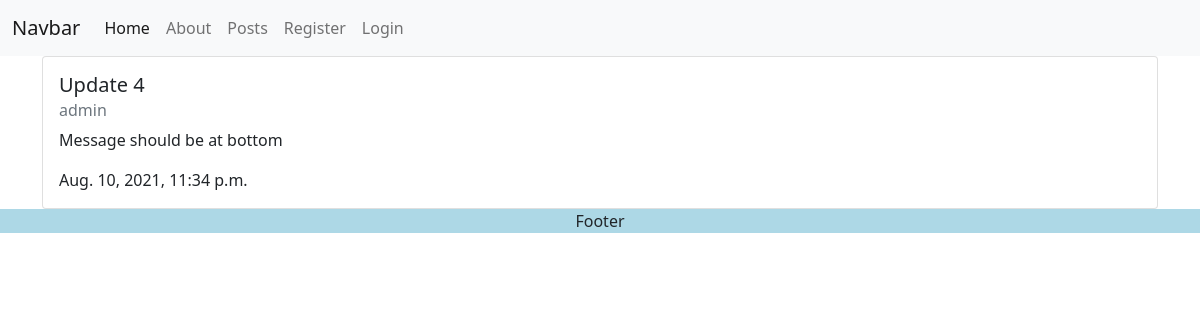
/posts/1, run on the app's committed database.
### blog/models.py (models this page shows, shortened)
class Post(models.Model):
    title = models.CharField(max_length = 255)
    author = models.ForeignKey(User, on_delete=models.CASCADE)
    content = models.TextField()
    date_posted = models.DateTimeField(auto_now_add=True)

### blog/views.py (the view)
# urls.py: path('posts/<int:post_id>', views.individualPost, name='blog-individualpost'),
def individualPost(request, post_id):
    post = Post.objects.get(id=post_id)
    context ={'p':post}
    return render(request, 'blog/individualpost.html', context)

### blog/templates/blog/individualpost.html (shortened to what this page needs)
{% extends 'blog/base.html' %}
{% block content %}
<div class="card">
    <div class="card-body">
      <h5 class="card-title">{{ p.title }}</h5>
      <h6 class="card-subtitle mb-2 text-muted">{{ p.author }}</h6>
      <p class="card-text">{{ p.content }}</p>
      <p class="card-text">{{ p.date_posted }}</p>
    </div>
</div>
{% endblock %}

### data on the page
Post: title "Update 4", author "admin", content "Message should be at bottom", date_posted "Aug. 10, 2021, 11:34 p.m."
